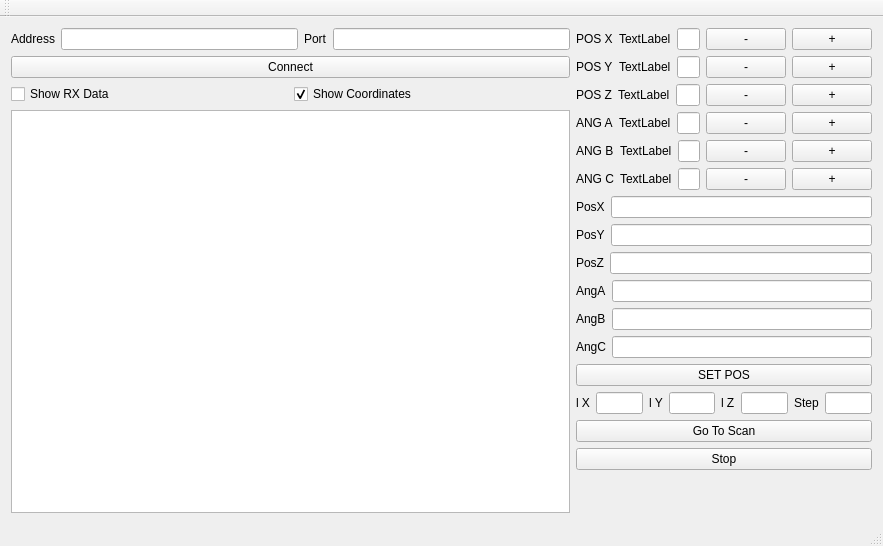
<?xml version="1.0" encoding="UTF-8"?>
<ui version="4.0">
 <class>MainWindow</class>
 <widget class="QMainWindow" name="MainWindow">
  <property name="geometry">
   <rect>
    <x>0</x>
    <y>0</y>
    <width>883</width>
    <height>546</height>
   </rect>
  </property>
  <property name="windowTitle">
   <string>MainWindow</string>
  </property>
  <widget class="QWidget" name="centralWidget">
   <layout class="QGridLayout" name="gridLayout">
    <item row="0" column="0">
     <layout class="QHBoxLayout" name="horizontalLayout" stretch="8,2">
      <item>
       <layout class="QVBoxLayout" name="verticalLayout_2">
        <item>
         <layout class="QHBoxLayout" name="horizontalLayout_2">
          <item>
           <widget class="QLabel" name="label">
            <property name="text">
             <string>Address</string>
            </property>
           </widget>
          </item>
          <item>
           <widget class="QLineEdit" name="lineEditAddres"/>
          </item>
          <item>
           <widget class="QLabel" name="label_2">
            <property name="text">
             <string>Port</string>
            </property>
           </widget>
          </item>
          <item>
           <widget class="QLineEdit" name="lineEditPort"/>
          </item>
         </layout>
        </item>
        <item>
         <widget class="QPushButton" name="pushButtonConnectServer">
          <property name="text">
           <string>Connect</string>
          </property>
         </widget>
        </item>
        <item>
         <layout class="QHBoxLayout" name="horizontalLayout_18">
          <item>
           <widget class="QCheckBox" name="checkBoxShowRxData">
            <property name="text">
             <string>Show RX Data</string>
            </property>
           </widget>
          </item>
          <item>
           <widget class="QCheckBox" name="checkBoxCoordinates">
            <property name="text">
             <string>Show Coordinates</string>
            </property>
            <property name="checked">
             <bool>true</bool>
            </property>
            <property name="tristate">
             <bool>false</bool>
            </property>
           </widget>
          </item>
         </layout>
        </item>
        <item>
         <widget class="QPlainTextEdit" name="plainTextEditLog"/>
        </item>
       </layout>
      </item>
      <item>
       <layout class="QVBoxLayout" name="verticalLayout">
        <item>
         <layout class="QHBoxLayout" name="horizontalLayout_8">
          <item>
           <widget class="QLabel" name="label_13">
            <property name="text">
             <string>POS X</string>
            </property>
           </widget>
          </item>
          <item>
           <widget class="QLabel" name="labelPosX">
            <property name="text">
             <string>TextLabel</string>
            </property>
           </widget>
          </item>
          <item>
           <widget class="QLineEdit" name="lineEditDelX"/>
          </item>
          <item>
           <widget class="QPushButton" name="pushButtonXn">
            <property name="text">
             <string>-</string>
            </property>
           </widget>
          </item>
          <item>
           <widget class="QPushButton" name="pushButtonXp">
            <property name="text">
             <string>+</string>
            </property>
           </widget>
          </item>
         </layout>
        </item>
        <item>
         <layout class="QHBoxLayout" name="horizontalLayout_7">
          <item>
           <widget class="QLabel" name="label_11">
            <property name="text">
             <string>POS Y</string>
            </property>
           </widget>
          </item>
          <item>
           <widget class="QLabel" name="labelPosY">
            <property name="text">
             <string>TextLabel</string>
            </property>
           </widget>
          </item>
          <item>
           <widget class="QLineEdit" name="lineEditDelY"/>
          </item>
          <item>
           <widget class="QPushButton" name="pushButtonYn">
            <property name="text">
             <string>-</string>
            </property>
           </widget>
          </item>
          <item>
           <widget class="QPushButton" name="pushButtonYp">
            <property name="text">
             <string>+</string>
            </property>
           </widget>
          </item>
         </layout>
        </item>
        <item>
         <layout class="QHBoxLayout" name="horizontalLayout_6">
          <item>
           <widget class="QLabel" name="label_9">
            <property name="text">
             <string>POS Z</string>
            </property>
           </widget>
          </item>
          <item>
           <widget class="QLabel" name="labelPosZ">
            <property name="text">
             <string>TextLabel</string>
            </property>
           </widget>
          </item>
          <item>
           <widget class="QLineEdit" name="lineEditDelZ"/>
          </item>
          <item>
           <widget class="QPushButton" name="pushButtonZn">
            <property name="text">
             <string>-</string>
            </property>
           </widget>
          </item>
          <item>
           <widget class="QPushButton" name="pushButtonZp">
            <property name="text">
             <string>+</string>
            </property>
           </widget>
          </item>
         </layout>
        </item>
        <item>
         <layout class="QHBoxLayout" name="horizontalLayout_5">
          <item>
           <widget class="QLabel" name="label_7">
            <property name="text">
             <string>ANG A</string>
            </property>
           </widget>
          </item>
          <item>
           <widget class="QLabel" name="labelAngA">
            <property name="text">
             <string>TextLabel</string>
            </property>
           </widget>
          </item>
          <item>
           <widget class="QLineEdit" name="lineEditDelA"/>
          </item>
          <item>
           <widget class="QPushButton" name="pushButtonAn">
            <property name="text">
             <string>-</string>
            </property>
           </widget>
          </item>
          <item>
           <widget class="QPushButton" name="pushButtonAp">
            <property name="text">
             <string>+</string>
            </property>
           </widget>
          </item>
         </layout>
        </item>
        <item>
         <layout class="QHBoxLayout" name="horizontalLayout_4">
          <item>
           <widget class="QLabel" name="label_5">
            <property name="text">
             <string>ANG B</string>
            </property>
           </widget>
          </item>
          <item>
           <widget class="QLabel" name="labelAngB">
            <property name="text">
             <string>TextLabel</string>
            </property>
           </widget>
          </item>
          <item>
           <widget class="QLineEdit" name="lineEditDelB"/>
          </item>
          <item>
           <widget class="QPushButton" name="pushButtonBn">
            <property name="text">
             <string>-</string>
            </property>
           </widget>
          </item>
          <item>
           <widget class="QPushButton" name="pushButtonBp">
            <property name="text">
             <string>+</string>
            </property>
           </widget>
          </item>
         </layout>
        </item>
        <item>
         <layout class="QHBoxLayout" name="horizontalLayout_3">
          <item>
           <widget class="QLabel" name="label_4">
            <property name="text">
             <string>ANG C</string>
            </property>
           </widget>
          </item>
          <item>
           <widget class="QLabel" name="labelAngC">
            <property name="text">
             <string>TextLabel</string>
            </property>
           </widget>
          </item>
          <item>
           <widget class="QLineEdit" name="lineEditDelC"/>
          </item>
          <item>
           <widget class="QPushButton" name="pushButtonCn">
            <property name="text">
             <string>-</string>
            </property>
           </widget>
          </item>
          <item>
           <widget class="QPushButton" name="pushButtonCp">
            <property name="text">
             <string>+</string>
            </property>
           </widget>
          </item>
         </layout>
        </item>
        <item>
         <layout class="QHBoxLayout" name="horizontalLayout_9">
          <item>
           <widget class="QLabel" name="label_6">
            <property name="text">
             <string>PosX</string>
            </property>
           </widget>
          </item>
          <item>
           <widget class="QLineEdit" name="lineEditSetX"/>
          </item>
         </layout>
        </item>
        <item>
         <layout class="QHBoxLayout" name="horizontalLayout_10">
          <item>
           <widget class="QLabel" name="label_8">
            <property name="text">
             <string>PosY</string>
            </property>
           </widget>
          </item>
          <item>
           <widget class="QLineEdit" name="lineEditSetY"/>
          </item>
         </layout>
        </item>
        <item>
         <layout class="QHBoxLayout" name="horizontalLayout_11">
          <item>
           <widget class="QLabel" name="label_10">
            <property name="text">
             <string>PosZ</string>
            </property>
           </widget>
          </item>
          <item>
           <widget class="QLineEdit" name="lineEditSetZ"/>
          </item>
         </layout>
        </item>
        <item>
         <layout class="QHBoxLayout" name="horizontalLayout_12">
          <item>
           <widget class="QLabel" name="label_12">
            <property name="text">
             <string>AngA</string>
            </property>
           </widget>
          </item>
          <item>
           <widget class="QLineEdit" name="lineEditSetA"/>
          </item>
         </layout>
        </item>
        <item>
         <layout class="QHBoxLayout" name="horizontalLayout_13">
          <item>
           <widget class="QLabel" name="label_14">
            <property name="text">
             <string>AngB</string>
            </property>
           </widget>
          </item>
          <item>
           <widget class="QLineEdit" name="lineEditSetB"/>
          </item>
         </layout>
        </item>
        <item>
         <layout class="QHBoxLayout" name="horizontalLayout_14">
          <item>
           <widget class="QLabel" name="label_15">
            <property name="text">
             <string>AngC</string>
            </property>
           </widget>
          </item>
          <item>
           <widget class="QLineEdit" name="lineEditSetC"/>
          </item>
         </layout>
        </item>
        <item>
         <widget class="QPushButton" name="pushButtonSetPos">
          <property name="text">
           <string>SET POS</string>
          </property>
         </widget>
        </item>
        <item>
         <layout class="QHBoxLayout" name="horizontalLayout_16">
          <item>
           <layout class="QHBoxLayout" name="horizontalLayout_17">
            <item>
             <widget class="QLabel" name="label_16">
              <property name="text">
               <string>l X</string>
              </property>
             </widget>
            </item>
            <item>
             <widget class="QLineEdit" name="lineEditLenX"/>
            </item>
            <item>
             <widget class="QLabel" name="label_17">
              <property name="text">
               <string>l Y</string>
              </property>
             </widget>
            </item>
            <item>
             <widget class="QLineEdit" name="lineEditLenY"/>
            </item>
            <item>
             <widget class="QLabel" name="label_18">
              <property name="text">
               <string>l Z</string>
              </property>
             </widget>
            </item>
            <item>
             <widget class="QLineEdit" name="lineEditLenZ"/>
            </item>
            <item>
             <widget class="QLabel" name="label_19">
              <property name="text">
               <string>Step</string>
              </property>
             </widget>
            </item>
            <item>
             <widget class="QLineEdit" name="lineEditLenStep"/>
            </item>
           </layout>
          </item>
         </layout>
        </item>
        <item>
         <widget class="QPushButton" name="pushButtonGoScan">
          <property name="text">
           <string>Go To Scan</string>
          </property>
         </widget>
        </item>
        <item>
         <widget class="QPushButton" name="pushButtonStopScan">
          <property name="text">
           <string>Stop</string>
          </property>
         </widget>
        </item>
        <item>
         <spacer name="verticalSpacer">
          <property name="orientation">
           <enum>Qt::Vertical</enum>
          </property>
          <property name="sizeHint" stdset="0">
           <size>
            <width>20</width>
            <height>40</height>
           </size>
          </property>
         </spacer>
        </item>
       </layout>
      </item>
     </layout>
    </item>
   </layout>
  </widget>
  <widget class="QMenuBar" name="menuBar">
   <property name="geometry">
    <rect>
     <x>0</x>
     <y>0</y>
     <width>883</width>
     <height>21</height>
    </rect>
   </property>
  </widget>
  <widget class="QToolBar" name="mainToolBar">
   <attribute name="toolBarArea">
    <enum>TopToolBarArea</enum>
   </attribute>
   <attribute name="toolBarBreak">
    <bool>false</bool>
   </attribute>
  </widget>
  <widget class="QStatusBar" name="statusBar"/>
 </widget>
 <layoutdefault spacing="6" margin="11"/>
 <resources/>
 <connections/>
</ui>
